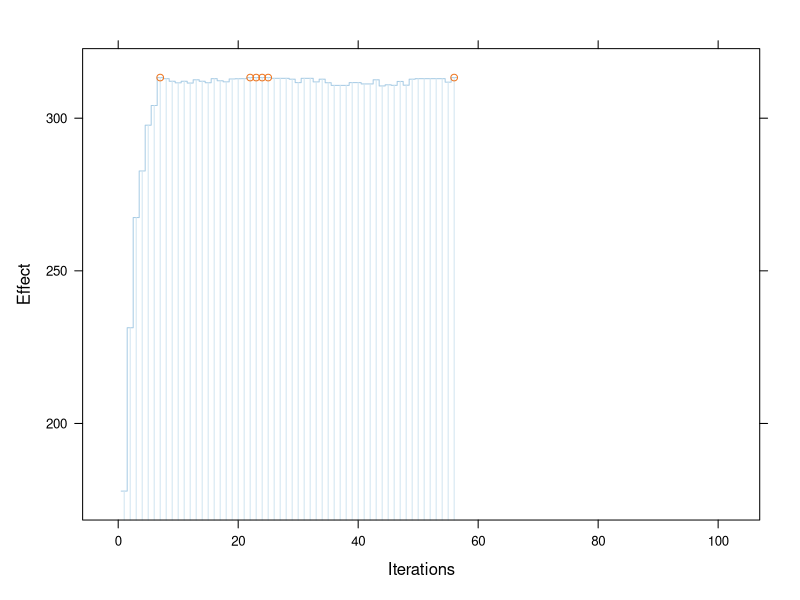

Write R code to recreate this figure.
## ---- chunk 1
library(knitr)
card_list <- read.csv('LoveliveSIF_CNServer_pfLocker_card_list.csv', as.is = T)
card_list_o <- card_list
selected <- numeric()
Img <- paste('<img src="', card_list_o$Img0, '" height="50px" width="50px"><img src="',
             card_list_o$Img1, '" height="50px" width="50px">', sep = '')
card_list_o$CardID <- paste('<input type="checkbox" name="selectedCard" id="selectedCard',
                            1:nrow(card_list_o),
                            '" value="', card_list_o$CardID, '" ',
                            ifelse(card_list_o$CardID %in% selected,
                                   'checked="checked"', ''),
                            '/>', card_list_o$CardID, sep = '')
show_table <- cbind(Card_ID = card_list_o$CardID, Image = Img,
                    Character = card_list_o$Name,
                    Yell_Interval = paste(card_list_o$Jump,
                        ifelse(card_list_o$Type == 'S', 'sec', 'notes')),
                    Success_Rate = paste(card_list_o$Rate, '%', sep = ''),
                    Effect_Duration = paste(card_list_o$Duration, 'sec'))
innerHTMLTable <- kable(show_table, align = 'c', format = 'html', escape = F,
                        table.attr = 'class="shtable"')
innerHTMLTable <- gsub('<tr>\\n(\\s)+<td',
                       '<tr onclick="cardListRowClick(this)"><td',
                       innerHTMLTable)
cat(paste(
    '<div id="selectedCard" class="form-group shiny-input-checkboxgroup',
    'shiny-input-container" style="width: 100%">',
    '<div class="shiny-options-group">',
    innerHTMLTable,
    '</div></div>', sep = ''
))
## ---- chunk 2
rec <- '177.8456 231.3542 267.4526 282.7093 297.7081 304.1603 313.3068 312.9422
        312.095 311.581 312.095 311.5056 312.5818 312.095 311.616 312.9422
        312.261 311.9067 312.8532 312.9281 312.9422 313.3068 313.3068 313.3068
        313.3068 313.0624 313.0624 313.0624 312.7747 311.6534 313.0624 313.0624
        311.8922 312.7747 311.616 310.7416 310.7416 310.7416 311.6534 311.6532
        311.2209 311.2209 312.5818 310.5617 310.9443 310.7631 312.032 310.807
        312.7747 312.9422 312.9422 312.9422 312.9422 312.9422 311.8008 313.3068'
rec <- as.numeric(strsplit(rec, '[ \n]+')[[1]])
library(lattice)
xyplot(rec ~ 1:100, panel = function(x, y, ...) {
    panel.xyplot(x - 0.5, y, col = '#a8cce5', type = 's', ...)
    panel.xyplot(x, y, col = '#D1E5F1', type = 'h', ...)
    panel.xyplot(x = x[which(rec == max(rec))], y = y[which(rec == max(rec))],
                 col = '#ee7621', type = 'p', ...)
}, xlab = 'Iterations', ylab = 'Effect')
